Frame 1 (no input): blank canvas, image omitted
Frame 60 (the mouse pressed at the canvas centre just before this capture): blank canvas, image omitted
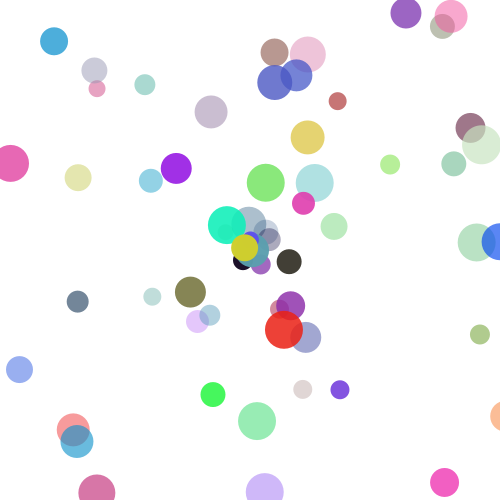
Frame 120 (the mouse held since frame 60 and released just before this capture)

The Processing sketch whose frames 1 and 60 were blank and that drew this single picture after the mouse press (run headless with seeded random() and noise(); from frame 60 on, the mouse is pressed at the canvas centre):

// Processing sketch: vanishing_bubbles
// ── vanishing_bubbles.pde
ArrayList<Ball> balls = new ArrayList();

void setup() {
  size(500,500);
  noStroke();
}

void draw() {
  background(255);
  if (mousePressed == true) {
    balls.add(new Ball());
  }
  for (int i = 0; i < balls.size(); i++) {
    Ball b = balls.get(i);
    if (b.deleted) {
      balls.remove(i);
    }
    b.update();
    b.draw();
  }
}

class Ball {
  PVector location;
  PVector velocity;
  int d;
  int transparency = 255;
  int r = (int)random(255);
  int g = (int)random(255);
  int b = (int)random(255);
  boolean deleted = false;

  Ball() {
    location = new PVector(mouseX, mouseY);
    velocity = new PVector(random(-10,10), random(-10,10));
    d = (int) random(16, 40);
  }

  void update() {
    location.add(velocity);
    if (location.x > width || location.x < 0 || location.y > height || location.y < 0) {
      velocity.mult(-1);
    }
    transparency -= 3;
    if (transparency < 0)
      deleted = true;
  }

  void draw() {
    fill(r,g,b,transparency);
    ellipse(location.x, location.y, d, d);
  }
}
